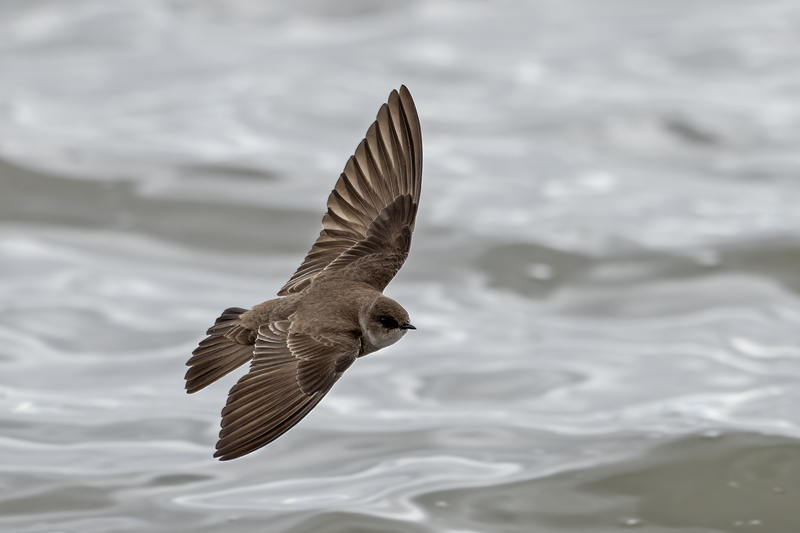
#> input picture 800px-NRWS_Heinz.png, 800 x 533 px
$ python silhouette_black.py 800px-NRWS_Heinz.png
#> lines starting #> are read from the running program, lines starting #| are printed output that depends on the picture; after the words box and inside, x2 and y2 are one past the last pixel; in counts of white or black regions, pixels touching at a corner belong together
import sys
from PIL import Image, ImageOps, ImageFilter

def convert_to_silhouette(input_image_path, output_image_path_pattern, threshold_values, blur_radius=2):
    # Load the image
#> called with input_image_path = '800px-NRWS_Heinz.png', output_image_path_pattern = 'Silhouette_{threshold_value}.png', blur_radius = 2
    image = Image.open(input_image_path)
#> image is the input picture: PIL image 800x533 RGB; mean R, G, B 170.7, 171.9, 172.2

    # Convert palette images with transparency to RGBA
    if image.mode == 'P' or image.mode == 'LA':
        image = image.convert('RGBA')

    # Convert the image to grayscale
    grayscale = ImageOps.grayscale(image)

    # Apply Gaussian blur to smooth the edges
    blurred = grayscale.filter(ImageFilter.GaussianBlur(blur_radius))
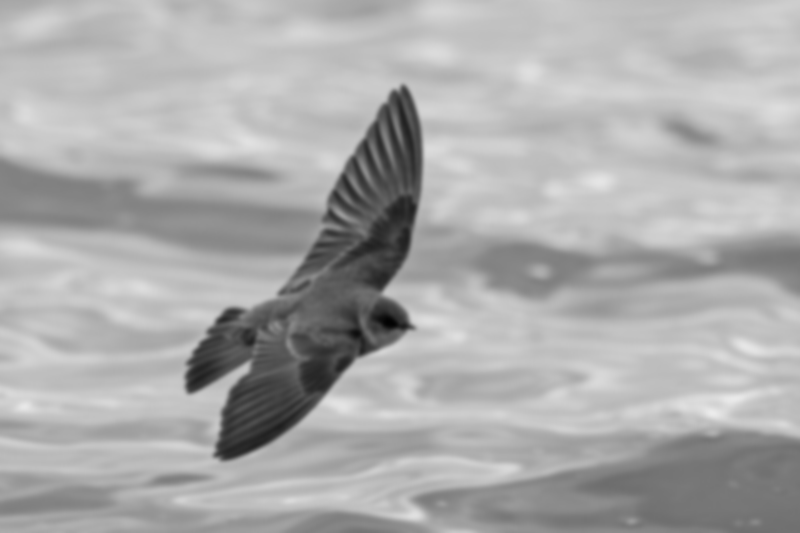
#> blurred: PIL image 800x533 L; min 2, max 235, mean 171.5

    for threshold_value in threshold_values:
        # Threshold the image to create a binary (black and white) image
        # The silhouette will be black (0) on a white (255) background
        silhouette = blurred.point(lambda x: 0 if x > threshold_value else 255, '1')

        # Generate the output file path
        output_image_path = output_image_path_pattern.format(threshold_value=threshold_value)

        # Save the result
        silhouette.save(output_image_path)
#> this loop made 8 passes
#> pass 1, in convert_to_silhouette, `silhouette = blurred.point(lambda x: 0 if x > threshold_value else 255..`:
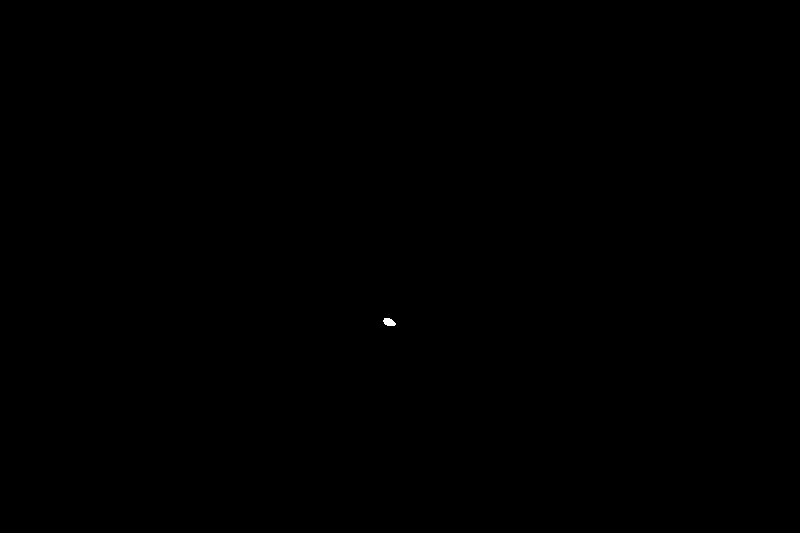
#> silhouette: PIL image 800x533 1; 0.02% white; 1 white region, box (x1, y1, x2, y2) and area: (383, 318, 396, 326) 77
#> after the loop:
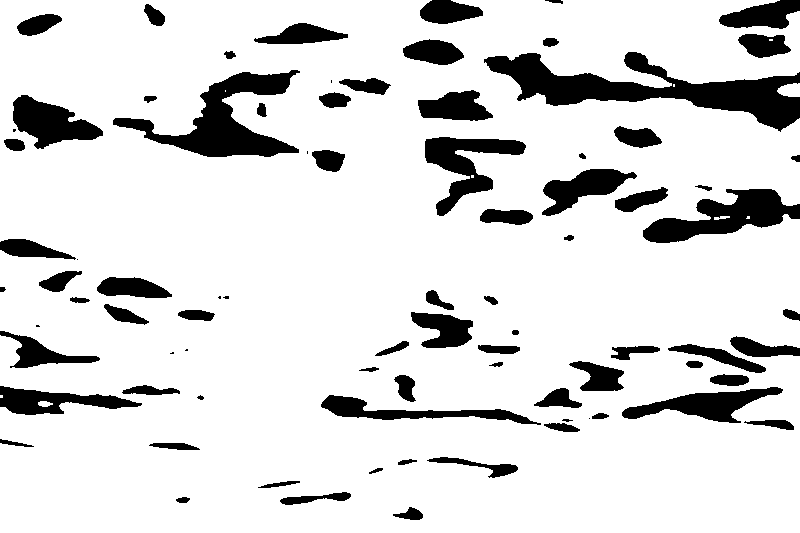
#> silhouette: PIL image 800x533 1; 85.9% white; 83 black regions (10 under 20 px), largest, box (x1, y1, x2, y2) and area: (484, 52, 800, 132) 9015, (113, 70, 300, 157) 5780, (643, 189, 800, 243) 4068

# Example usage
input_image_path = sys.argv[1]
output_image_path_pattern = "Silhouette_{threshold_value}.png"
threshold_values = [10, 20, 30, 50, 75, 100, 150, 200]  # List of threshold values to generate different outputs

convert_to_silhouette(input_image_path, output_image_path_pattern, threshold_values)
